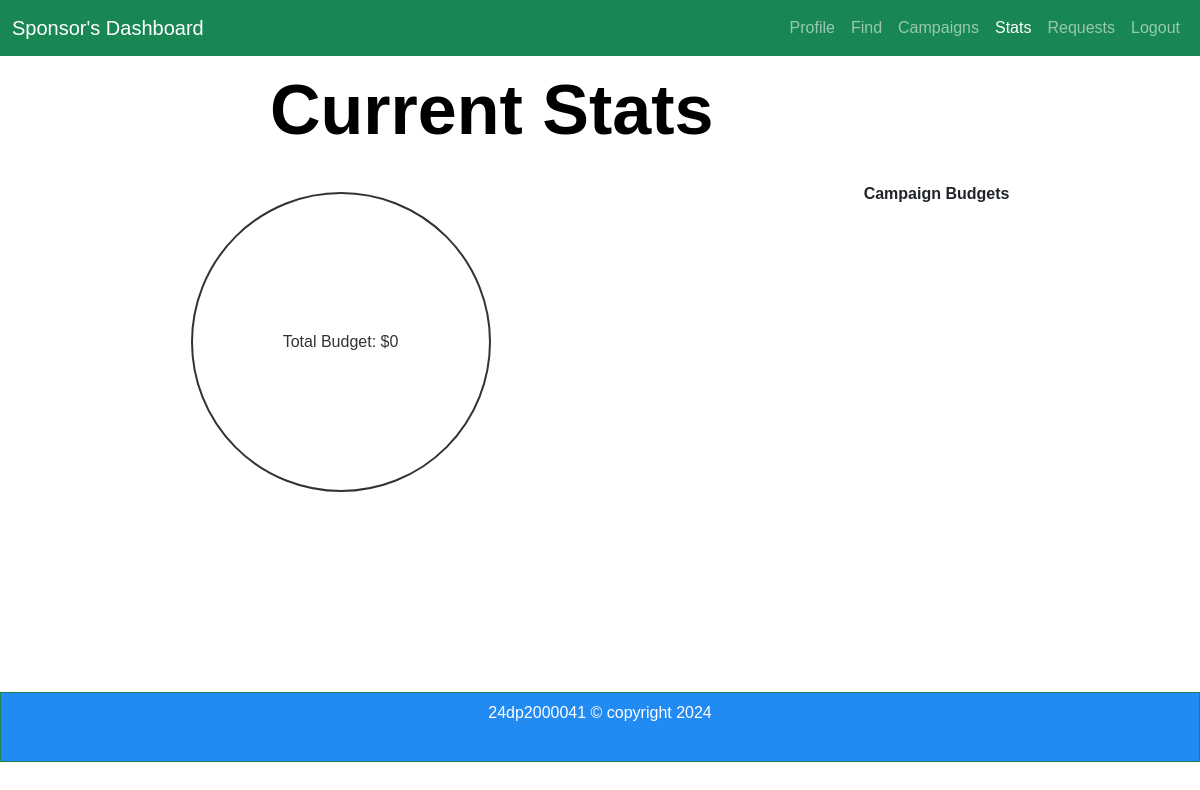
/stats_sponsor (signed in), run on an earlier commit of the app's database.
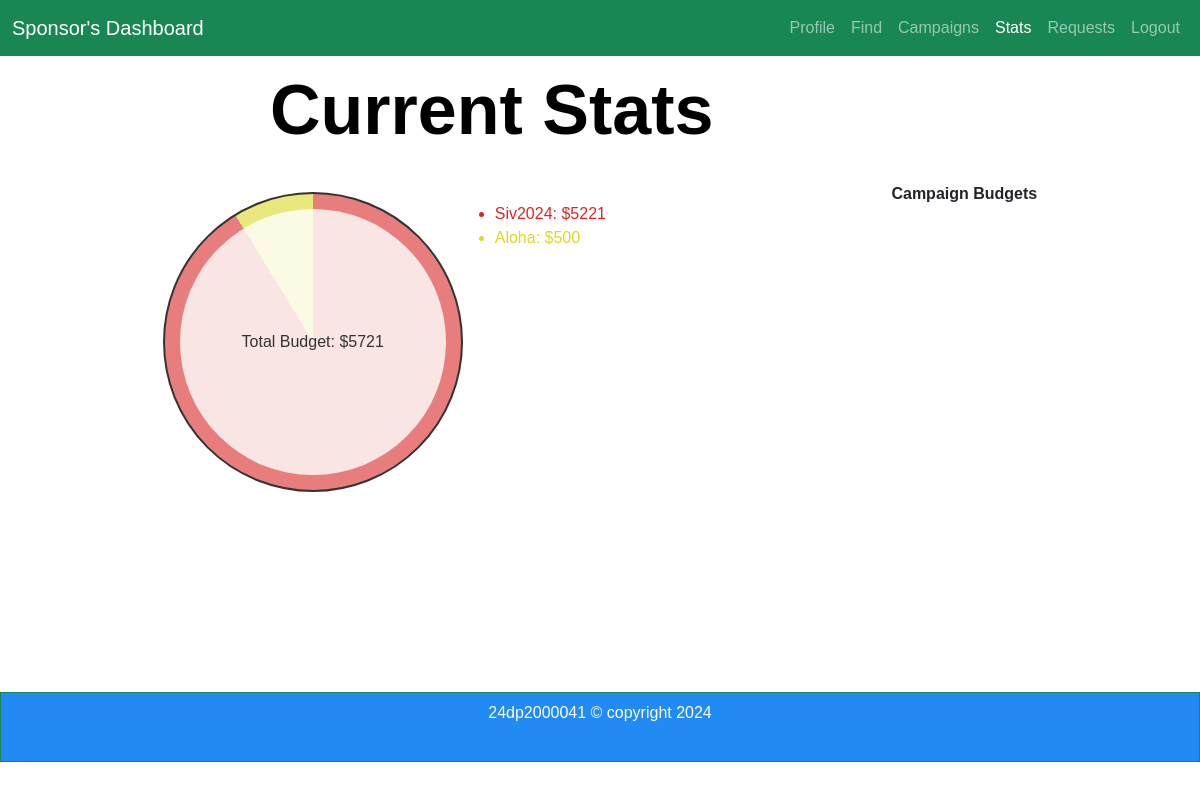
And on a later commit of the database.
### app.py (models this page shows, shortened)
class Campaign(db.Model):
    id = db.Column(db.Integer, primary_key=True, autoincrement=True)
    name = db.Column(db.String(64), index=True)
    description = db.Column(db.String(256))
    start_date = db.Column(db.Date)
    end_date = db.Column(db.Date)
    budget = db.Column(db.Float)
    visibility = db.Column(db.String(64))
    goals = db.Column(db.String(256))
    sponsor_id = db.Column(db.Integer, db.ForeignKey('user.id'))

### app.py (the view)
@app.route('/stats_sponsor')
@login_required
def stats_sponsor():
    campaigns = Campaign.query.filter_by(sponsor_id=current_user.id).all()
    campaigns_data = [{'name': c.name, 'budget': int(c.budget)} for c in campaigns]  # Cast budget to int
    return render_template('stats_sponsor.html',
                           campaigns=campaigns_data,
                           enumerate=enumerate)  # Pass enumerate to the template context

### app.py (called while the page is built)
@login_manager.user_loader
def load_user(user_id):
    return User.query.get(int(user_id))

    @property
    def is_active(self):
        return True

### templates/stats_sponsor.html (shortened to what this page needs)
<!DOCTYPE html>
<html lang="en">
<head>
    <link href="https://cdn.jsdelivr.net/npm/bootstrap@5.0.2/dist/css/bootstrap.min.css" rel="stylesheet">
</head>
<body>
    <div id="container">
        <div id="panel">
            <nav class="navbar navbar-expand-sm bg-success navbar-dark fixed-top" id="navi">
                <div class="container-fluid">
                    <a class="navbar-brand" href="#">Sponsor's Dashboard</a>
                    <div class="collapse navbar-collapse justify-content-end" id="navbarNavDropdown">
                        <ul class="navbar-nav">
                            <li class="nav-item">
                                <a class="nav-link" href="/sponsor_dashboard">Profile</a>
                            </li>
                            <li class="nav-item">
                                <a class="nav-link" href="/find_sponsor">Find</a>
                            </li>
                            <li class="nav-item">
                                <a class="nav-link" href="/campaigns">Campaigns</a>
                            </li>
                            <li class="nav-item">
                                <a class="nav-link active" href="/stats_sponsor">Stats</a>
                            </li>
                            <li class="nav-item">
                                <a class="nav-link" href="/request_s">Requests</a>
                            </li>
                            <li class="nav-item">
                                <a class="nav-link" href="/logout">Logout</a>
                            </li>
                        </ul>
                    </div>
                </div>
            </nav>
<br>
<br>
            <div class="content">
                <h1>Current Stats</h1>
                <div class="chart-container">
                <div class="chart-container">
                    <div class="pie-chart" style="background: conic-gradient(
                        {% set total_budget = campaigns | sum(attribute='budget') %}
                        {% set cumulative_percentage = 0 %}
                        {% for i, campaign in enumerate(campaigns) %}
                            {% set start_percentage = cumulative_percentage %}
                            {% set end_percentage = cumulative_percentage + ((campaign.budget / total_budget) * 100) %}
                            {% set cumulative_percentage = end_percentage %}
                            hsl({{ i * 60 }}, 70%, 70%) {{ start_percentage }}% {{ end_percentage }}%{% if not loop.last %}, {% endif %}
                        {% endfor %}
                    );">
                        <div class="overlay">Total Budget: ${{ total_budget }}</div>
                    </div>
                    <div class="campaign-list">
                        <ul>
                            {% for i, campaign in enumerate(campaigns) %}
                            <li style="color: hsl({{ i * 60 }}, 70%, 50%);">{{ campaign.name }}: ${{ campaign.budget }}</li>
                            {% endfor %}
                        </ul>
                    </div>
                </div>
                <div class="chart-titles">Campaign Budgets</div>
            </div>
        </div>
    </div>
    <div id="footer">
        <div class="border border-success p-2 mb-2" id="kaal">
                      24dp2000041 © copyright 2024
        </div>
</body>
</html>

What changed in the data, as far as the page shows it:
added Campaign: name "Siv2024"
added Campaign: name "Aloha"
Also different on the page:
{{ total_budget }}: "0" → "5721"
new list line: ": $ 5221"
new list line: ": $ 500"
